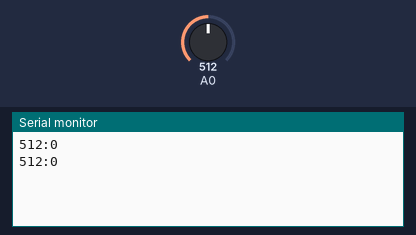
A sketch run on a simulated Arduino Uno, built with avr-gcc and run on an emulated ATmega328P. On the bench: the last lines printed to the serial monitor. The inputs (shaded band) are chosen by the test bench; at power-on: A0 = 512.

Above: at 1.2 s.
1.3 s: A0 set to 716
At 2.6 s:
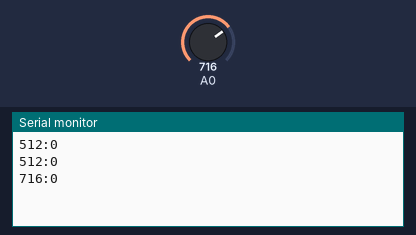
2.8 s: A0 set to 900
At 3.8 s:
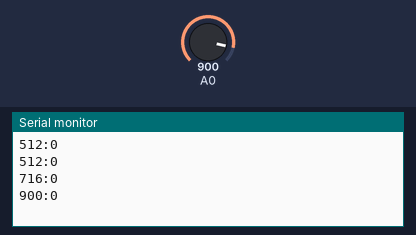
Timing chart, 0 to 5.8 s (numbered marks = the images above; inputs shaded):
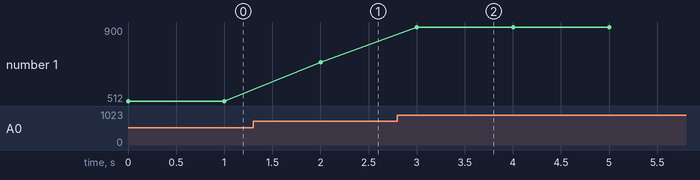

The sketch:

sketch_may25a.ino
```cpp
int getValue = 0;
int lightInput = 220; // value of when light is on
int lightState = 0;
void setup() {
  // put your setup code here, to run once:
Serial.begin(9600);
}

void loop() {
  // put your main code here, to run repeatedly:
    //String time = String(millis()/1000, DEC);
    String sensorValue = String(analogRead(A0), DEC);
    getValue = analogRead(A0);
    String ledState = String(lightState);
    String finalValue = sensorValue+":"+ledState;
    Serial.println(finalValue);
    delay(1000);

    if (getValue < lightInput)
    {
      digitalWrite(13, HIGH);//LED on
      lightState = 1;
    }
    else
    {
      digitalWrite(13, LOW);// LED off
      lightState = 0;
    }
}
```

Measured:
- after the input at 1.3 s, the serial monitor: prints a new line after 0.70 s (image 1)
- after the input at 2.8 s, the serial monitor: prints a new line after 0.20 s (image 2)
- plotted number 1: 512 → 716 after the input at 1.3 s, 716 → 900 after the input at 2.8 s
